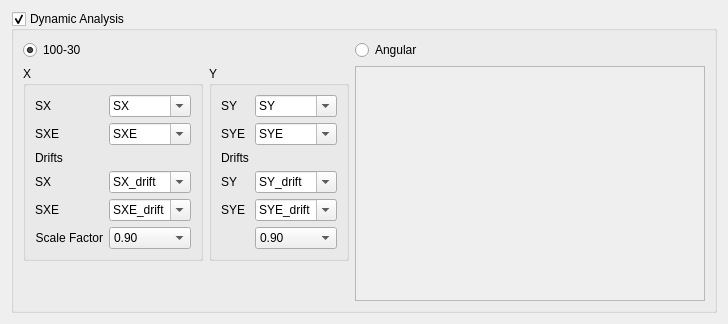
       <widget class="QWidget" name="tab_5">
        <attribute name="title">
         <string>Dynamic</string>
        </attribute>
        <layout class="QVBoxLayout" name="verticalLayout_13">
         <item>
          <widget class="QGroupBox" name="dynamic_analysis_groupbox">
           <property name="enabled">
            <bool>true</bool>
           </property>
           <property name="title">
            <string>Dynamic Analysis</string>
           </property>
           <property name="checkable">
            <bool>true</bool>
           </property>
           <property name="checked">
            <bool>true</bool>
           </property>
           <layout class="QHBoxLayout" name="horizontalLayout_2">
            <item>
             <layout class="QVBoxLayout" name="verticalLayout_10">
              <item>
               <widget class="QRadioButton" name="combination_response_spectrum_checkbox">
                <property name="text">
                 <string>100-30</string>
                </property>
                <property name="checked">
                 <bool>true</bool>
                </property>
               </widget>
              </item>
              <item>
               <layout class="QHBoxLayout" name="horizontalLayout_14">
                <item>
                 <widget class="QGroupBox" name="dynamic_group_x">
                  <property name="enabled">
                   <bool>true</bool>
                  </property>
                  <property name="title">
                   <string>X</string>
                  </property>
                  <layout class="QFormLayout" name="formLayout_9">
                   <item row="0" column="0">
                    <widget class="QLabel" name="label_20">
                     <property name="enabled">
                      <bool>true</bool>
                     </property>
                     <property name="text">
                      <string>SX</string>
                     </property>
                    </widget>
                   </item>
                   <item row="0" column="1">
                    <widget class="QComboBox" name="sx_combobox">
                     <property name="enabled">
                      <bool>true</bool>
                     </property>
                     <property name="editable">
                      <bool>true</bool>
                     </property>
                     <item>
                      <property name="text">
                       <string>SX</string>
                      </property>
                     </item>
                    </widget>
                   </item>
                   <item row="1" column="0">
                    <widget class="QLabel" name="label_31">
                     <property name="enabled">
                      <bool>true</bool>
                     </property>
                     <property name="text">
                      <string>SXE</string>
                     </property>
                    </widget>
                   </item>
                   <item row="1" column="1">
                    <widget class="QComboBox" name="sxe_combobox">
                     <property name="enabled">
                      <bool>true</bool>
                     </property>
                     <property name="editable">
                      <bool>true</bool>
                     </property>
                     <item>
                      <property name="text">
                       <string>SXE</string>
                      </property>
                     </item>
                    </widget>
                   </item>
                   <item row="2" column="0">
                    <widget class="QLabel" name="label_38">
                     <property name="enabled">
                      <bool>true</bool>
                     </property>
                     <property name="text">
                      <string>Drifts</string>
                     </property>
                    </widget>
                   </item>
                   <item row="3" column="0">
                    <widget class="QLabel" name="label_21">
                     <property name="enabled">
                      <bool>true</bool>
                     </property>
                     <property name="text">
                      <string>SX</string>
                     </property>
                    </widget>
                   </item>
                   <item row="3" column="1">
                    <widget class="QComboBox" name="sx_drift_combobox">
                     <property name="enabled">
                      <bool>true</bool>
                     </property>
                     <property name="editable">
                      <bool>true</bool>
                     </property>
                     <item>
                      <property name="text">
                       <string>SX_drift</string>
                      </property>
                     </item>
                    </widget>
                   </item>
                   <item row="4" column="0">
                    <widget class="QLabel" name="label_32">
                     <property name="enabled">
                      <bool>true</bool>
                     </property>
                     <property name="text">
                      <string>SXE</string>
                     </property>
                    </widget>
                   </item>
                   <item row="4" column="1">
                    <widget class="QComboBox" name="sxe_drift_combobox">
                     <property name="enabled">
                      <bool>true</bool>
                     </property>
                     <property name="editable">
                      <bool>true</bool>
                     </property>
                     <item>
                      <property name="text">
                       <string>SXE_drift</string>
                      </property>
                     </item>
                    </widget>
                   </item>
                   <item row="5" column="0">
                    <widget class="QLabel" name="label_33">
                     <property name="enabled">
                      <bool>true</bool>
                     </property>
                     <property name="text">
                      <string>Scale Factor</string>
                     </property>
                     <property name="alignment">
                      <set>Qt::AlignRight|Qt::AlignTrailing|Qt::AlignVCenter</set>
                     </property>
                    </widget>
                   </item>
                   <item row="5" column="1">
                    <widget class="QComboBox" name="x_scalefactor_combobox">
                     <property name="currentIndex">
                      <number>1</number>
                     </property>
                     <item>
                      <property name="text">
                       <string>0.85</string>
                      </property>
                     </item>
                     <item>
                      <property name="text">
                       <string>0.90</string>
                      </property>
                     </item>
                     <item>
                      <property name="text">
                       <string>1.0</string>
                      </property>
                     </item>
                    </widget>
                   </item>
                  </layout>
                 </widget>
                </item>
                <item>
                 <widget class="QGroupBox" name="dynamic_group_y">
                  <property name="enabled">
                   <bool>true</bool>
                  </property>
                  <property name="title">
                   <string>Y</string>
                  </property>
                  <layout class="QFormLayout" name="formLayout_10">
                   <item row="0" column="0">
                    <widget class="QLabel" name="label_34">
                     <property name="enabled">
                      <bool>true</bool>
                     </property>
                     <property name="text">
                      <string>SY</string>
                     </property>
                    </widget>
                   </item>
                   <item row="0" column="1">
                    <widget class="QComboBox" name="sy_combobox">
                     <property name="enabled">
                      <bool>true</bool>
                     </property>
                     <property name="editable">
                      <bool>true</bool>
                     </property>
                     <item>
                      <property name="text">
                       <string>SY</string>
                      </property>
                     </item>
                    </widget>
                   </item>
                   <item row="1" column="0">
                    <widget class="QLabel" name="label_35">
                     <property name="enabled">
                      <bool>true</bool>
                     </property>
                     <property name="text">
                      <string>SYE</string>
                     </property>
                    </widget>
                   </item>
                   <item row="1" column="1">
                    <widget class="QComboBox" name="sye_combobox">
                     <property name="enabled">
                      <bool>true</bool>
                     </property>
                     <property name="editable">
                      <bool>true</bool>
                     </property>
                     <item>
                      <property name="text">
                       <string>SYE</string>
                      </property>
                     </item>
                    </widget>
                   </item>
                   <item row="2" column="0">
                    <widget class="QLabel" name="label_39">
                     <property name="enabled">
                      <bool>true</bool>
                     </property>
                     <property name="text">
                      <string>Drifts</string>
                     </property>
                    </widget>
                   </item>
                   <item row="3" column="0">
                    <widget class="QLabel" name="label_36">
                     <property name="enabled">
                      <bool>true</bool>
                     </property>
                     <property name="text">
                      <string>SY</string>
                     </property>
                    </widget>
                   </item>
                   <item row="3" column="1">
                    <widget class="QComboBox" name="sy_drift_combobox">
                     <property name="enabled">
                      <bool>true</bool>
                     </property>
                     <property name="editable">
                      <bool>true</bool>
                     </property>
                     <item>
                      <property name="text">
                       <string>SY_drift</string>
                      </property>
                     </item>
                    </widget>
                   </item>
                   <item row="4" column="0">
                    <widget class="QLabel" name="label_37">
                     <property name="enabled">
                      <bool>true</bool>
                     </property>
                     <property name="text">
                      <string>SYE</string>
                     </property>
                    </widget>
                   </item>
                   <item row="4" column="1">
                    <widget class="QComboBox" name="sye_drift_combobox">
                     <property name="enabled">
                      <bool>true</bool>
                     </property>
                     <property name="editable">
                      <bool>true</bool>
                     </property>
                     <item>
                      <property name="text">
                       <string>SYE_drift</string>
                      </property>
                     </item>
                    </widget>
                   </item>
                   <item row="5" column="1">
                    <widget class="QComboBox" name="y_scalefactor_combobox">
                     <property name="currentIndex">
                      <number>1</number>
                     </property>
                     <item>
                      <property name="text">
                       <string>0.85</string>
                      </property>
                     </item>
                     <item>
                      <property name="text">
                       <string>0.90</string>
                      </property>
                     </item>
                     <item>
                      <property name="text">
                       <string>1.0</string>
                      </property>
                     </item>
                    </widget>
                   </item>
                  </layout>
                 </widget>
                </item>
               </layout>
              </item>
              <item>
               <spacer name="verticalSpacer_9">
                <property name="orientation">
                 <enum>Qt::Vertical</enum>
                </property>
                <property name="sizeHint" stdset="0">
                 <size>
                  <width>20</width>
                  <height>40</height>
                 </size>
                </property>
               </spacer>
              </item>
             </layout>
            </item>
            <item>
             <layout class="QVBoxLayout" name="verticalLayout_11">
              <item>
               <widget class="QRadioButton" name="angular_response_spectrum_checkbox">
                <property name="text">
                 <string>Angular</string>
                </property>
               </widget>
              </item>
              <item>
               <widget class="QTableView" name="angular_tableview">
                <property name="enabled">
                 <bool>false</bool>
                </property>
                <property name="minimumSize">
                 <size>
                  <width>350</width>
                  <height>0</height>
                 </size>
                </property>
                <property name="alternatingRowColors">
                 <bool>true</bool>
                </property>
                <property name="selectionMode">
                 <enum>QAbstractItemView::SingleSelection</enum>
                </property>
               </widget>
              </item>
             </layout>
            </item>
           </layout>
          </widget>
         </item>
        </layout>
       </widget>
